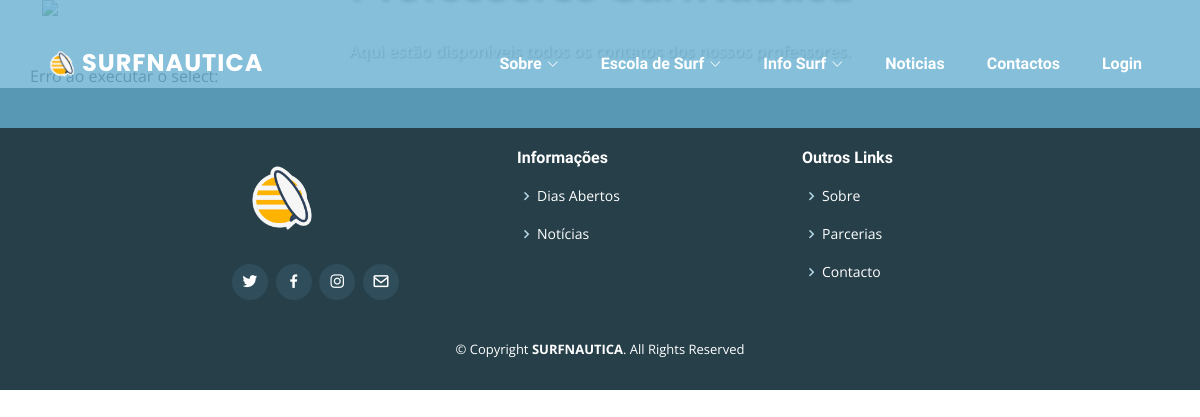
/Tiago_Gomes/professores.php, run on an earlier commit of the app's database.
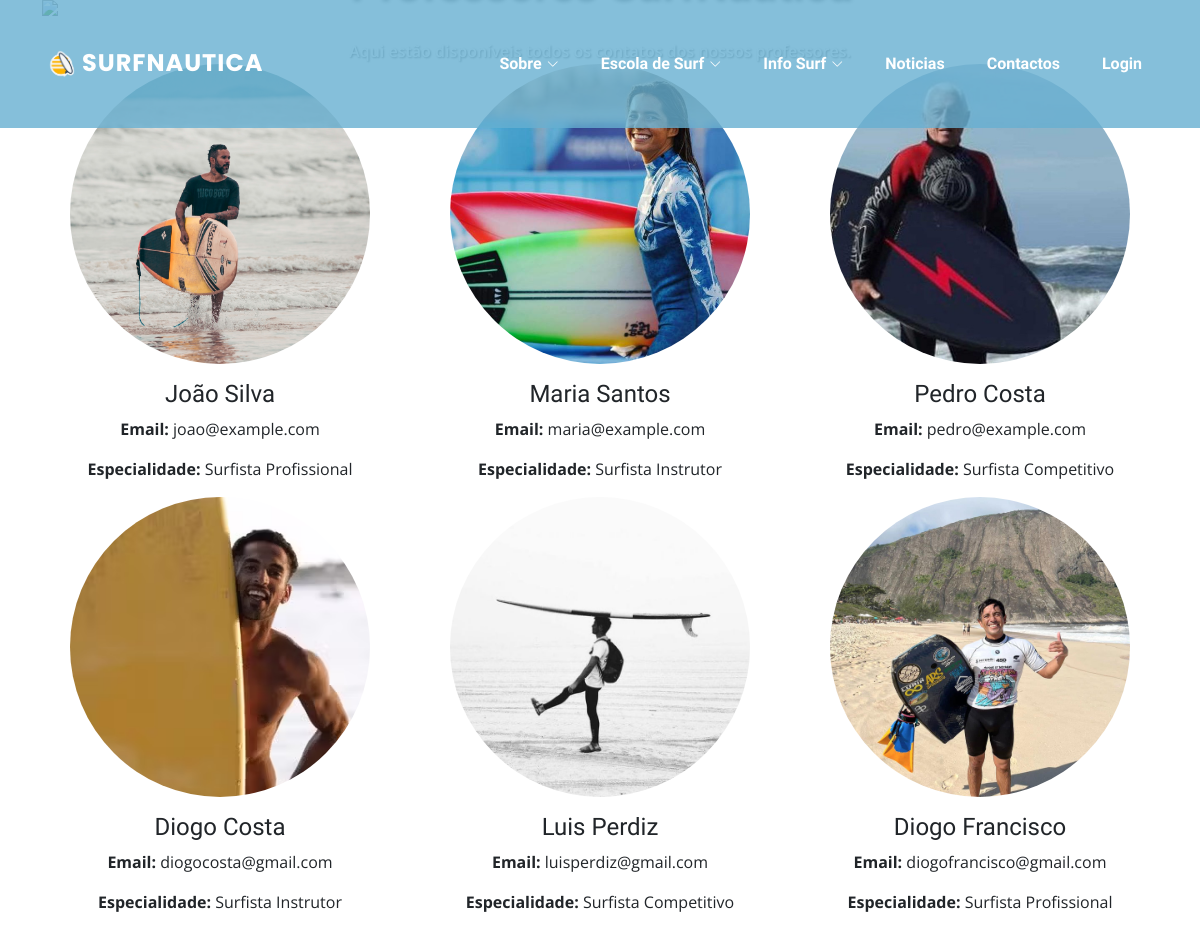
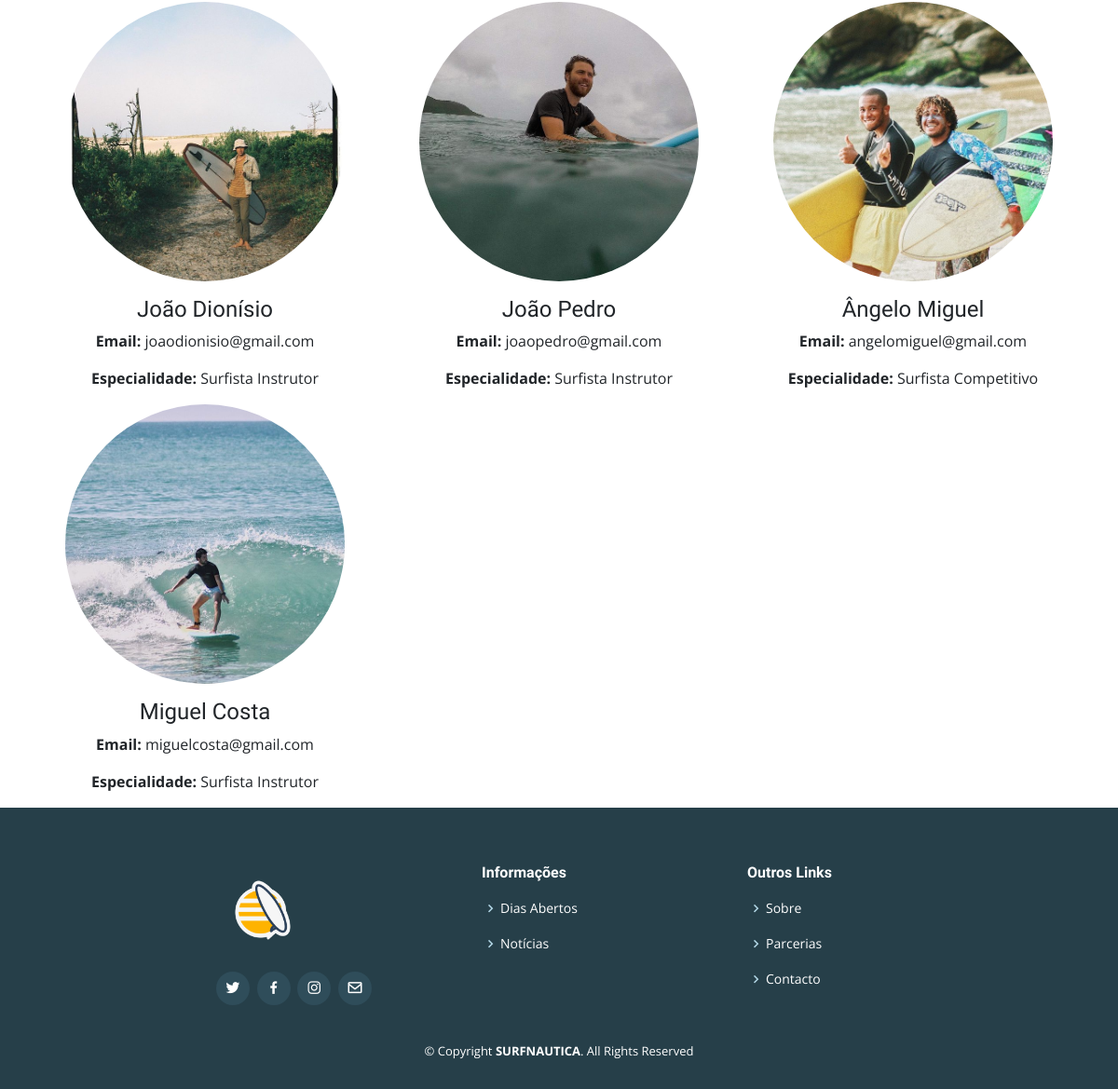
And on a later commit of the database (2 pictures, top to bottom).
### tables this page shows
CREATE TABLE IF NOT EXISTS `professor` (
  `id_prof` INT(11) NOT NULL AUTO_INCREMENT,
  `nome` VARCHAR(50) NOT NULL,
  `email` VARCHAR(50) NOT NULL,
  `foto` VARCHAR(50),
  `especialidade` VARCHAR(70) NOT NULL,
  `id` INT(11) NOT NULL,
  PRIMARY KEY (`id_prof`),
  INDEX `fk_professor_users_idx` (`id` ASC),
  CONSTRAINT `fk_professor_users`
    FOREIGN KEY (`id`)
    REFERENCES `users` (`id`)
    ON DELETE NO ACTION
    ON UPDATE NO ACTION);

### Tiago_Gomes/professores.php (the view, shortened to what this page needs)
<!DOCTYPE html>
<html lang="en">
<head>
<?php
require_once 'sheets/head.php';
?>
  <link rel="stylesheet" href="css/professores.css">
  <link href="assets/vendor/aos/aos.css" rel="stylesheet">
  <link href="assets/vendor/bootstrap-icons/bootstrap-icons.css" rel="stylesheet">
  <link href="assets/vendor/boxicons/css/boxicons.min.css" rel="stylesheet">
  <link href="assets/vendor/glightbox/css/glightbox.min.css" rel="stylesheet">
  <link href="assets/vendor/swiper/swiper-bundle.min.css" rel="stylesheet">
</head>
<body>
<header id="header" class="fixed-top">
    <?php
    require_once 'sheets/navbar.php';
    ?>
</header>
<div class="container-sm">
  <div style="position: relative;">
    <img src="assets/img/22.jpg" class="d-block w-100 object-fit-cover">
    <div style="position: absolute; top: 50%; left: 50%; transform: translate(-50%, -50%); text-align: center;">
      <h1 style="color: white; font-weight: 950; font-size: 34pt; text-shadow: 2px 2px 4px rgba(0, 0, 0, 0.5);">Professores SurfNautica</h1>
      <p style="color: white; font-weight: 600; text-shadow: 1px 1px 2px rgba(0, 0, 0, 0.5);">Aqui estão disponíveis todos os contatos dos nossos professores.</p>
    </div>
  </div>
</div>
<div class="container-sm">
  <div class="row mt-md-5">
    <?php
    $sql = "SELECT nome, email, foto, especialidade FROM professor";
    $result = mysqli_query($conn, $sql);
    if (mysqli_num_rows($result) > 0) {
        while ($row = mysqli_fetch_assoc($result)) {
            foreach ($row as $res => $key) {
                $nome = $row['nome'];
                $foto = $row['foto'];
                $email = $row['email'];
                $especialidade = $row['especialidade'];
            }
            ?>
            <div class="col-lg-4">
              <div class="card border-0">
                <img class="card-card-img-overlay rounded-circle mx-auto" src="assets/img/<?php echo $foto; ?>" alt="Image" width="300" height="300" style="object-fit: cover;">
                <div class="card-body">
                  <h4 class="card-title text-center"><?php echo $nome; ?></h4>
                  <p class="card-text text-center"><strong>Email:</strong> <?php echo $email; ?></p>
                  <p class="card-text text-center"><strong>Especialidade:</strong> <?php echo $especialidade; ?></p>
                </div>
              </div>
            </div>
            <?php
        }
    } else {
        echo "Erro ao executar o select: " . mysqli_connect_error($conn);
    }
    ?>
  </div>
</div>
</body>
<footer id="footer">
  <?php
  require_once 'sheets/footer.php';
  ?>
</footer>
</html>

What changed in the data, as far as the page shows it:
added professor: foto (picture), nome "João Silva", email "joao@example.com", especialidade "Surfista Profissional"
added professor: foto (picture), nome "Maria Santos", email "maria@example.com", especialidade "Surfista Instrutor"
added professor: foto (picture), nome "Pedro Costa", email "pedro@example.com", especialidade "Surfista Competitivo"
added professor: foto (picture), nome "Diogo Costa", email "diogocosta@gmail.com", especialidade "Surfista Instrutor"
added professor: foto (picture), nome "Luis Perdiz", email "luisperdiz@gmail.com", especialidade "Surfista Competitivo"
added professor: foto (picture), nome "Diogo Francisco", email "diogofrancisco@gmail.com", especialidade "Surfista Profissional"
added professor: foto (picture), nome "João Dionísio", email "joaodionisio@gmail.com", especialidade "Surfista Instrutor"
added professor: foto (picture), nome "João Pedro", email "joaopedro@gmail.com", especialidade "Surfista Instrutor"
added professor: foto (picture), nome "Ângelo Miguel", email "angelomiguel@gmail.com", especialidade "Surfista Competitivo"
added professor: foto (picture), nome "Miguel Costa", email "miguelcosta@gmail.com", especialidade "Surfista Instrutor"
Also different on the page:
text no longer shown: "Erro ao executar o select:"
